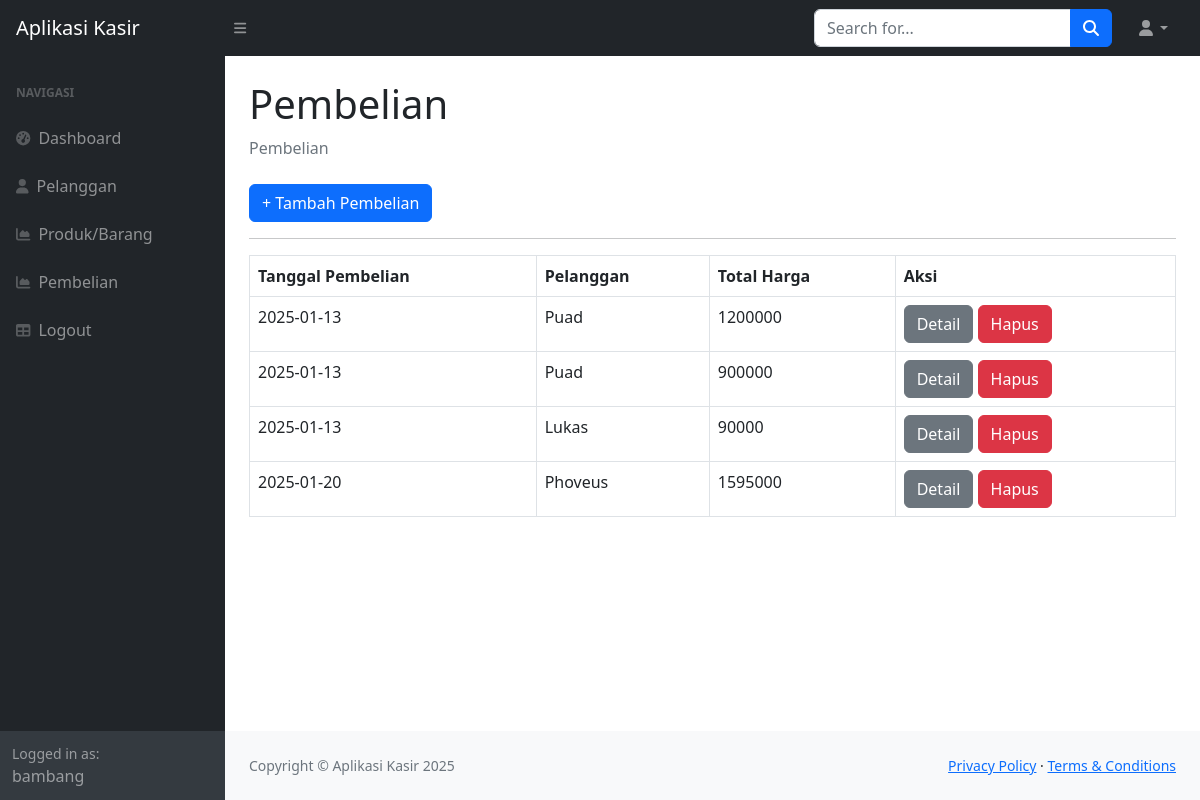
Page /?page=pembelian (signed in) on the committed database.
### tables this page shows
CREATE TABLE `penjualan` (
  `id_penjualan` int(11) NOT NULL,
  `tanggal_penjualan` date DEFAULT NULL,
  `total_harga` int(11) DEFAULT NULL,
  `id_pelanggan` int(11) DEFAULT NULL
);

CREATE TABLE `pelanggan` (
  `id_pelanggan` int(11) NOT NULL,
  `nama_pelanggan` varchar(255) DEFAULT NULL,
  `alamat` text DEFAULT NULL,
  `no_telepon` varchar(255) DEFAULT NULL
);

### pembelian.php (the view)
<div class="container-fluid px-4">
                        <h1 class="mt-4">Pembelian</h1>
                        <ol class="breadcrumb mb-4">
                            <li class="breadcrumb-item active">Pembelian</li>
                        </ol>
                            <a href="?page=pembelian_tambah" class="btn btn-primary">+ Tambah Pembelian</a>
                            <hr>
                        <table class="table table-bordered">
                            <tr>
                                <th>Tanggal Pembelian</th>
                                <th>Pelanggan</th>
                                <th>Total Harga</th>
                                <th>Aksi</th>
                            </tr>
                            <?php
                                $query = mysqli_query($koneksi, "SELECT*FROM penjualan LEFT JOIN pelanggan ON pelanggan.id_pelanggan = penjualan.id_pelanggan");
                                while ($data = mysqli_fetch_array($query)) {
                                    ?>
                                    <tr>
                                        <td><?php echo $data['tanggal_penjualan']; ?></td>
                                        <td><?php echo $data['nama_pelanggan']; ?></td>
                                        <td><?php echo $data['total_harga']; ?></td>
                                        <td>
                                            <a href="?page=penjualan_detail&&id=<?php echo $data['id_penjualan']; ?>" class="btn btn-secondary">Detail</a>
                                            <a href="?page=penjualan_hapus&&id=<?php echo $data['id_penjualan']; ?>" class="btn btn-danger">Hapus</a>
                                        </td>
                                    </tr>
                                    <?php
                                }
                            ?>
                        </table>
                    </div>

### index.php (shortened to what this page needs)
<!DOCTYPE html>
<html lang="en">
    <head>
        <link href="https://cdn.jsdelivr.net/npm/simple-datatables@7.1.2/dist/style.min.css" rel="stylesheet" />
        <link href="css/styles.css" rel="stylesheet" />
    </head>
    <body class="sb-nav-fixed">
        <nav class="sb-topnav navbar navbar-expand navbar-dark bg-dark">
            <a class="navbar-brand ps-3" href="index.php">Aplikasi Kasir</a>
            <button class="btn btn-link btn-sm order-1 order-lg-0 me-4 me-lg-0" id="sidebarToggle" href="#!"><i class="fas fa-bars"></i></button>
            <form class="d-none d-md-inline-block form-inline ms-auto me-0 me-md-3 my-2 my-md-0">
                <div class="input-group">
                    <input class="form-control" type="text" placeholder="Search for..." aria-label="Search for..." aria-describedby="btnNavbarSearch" />
                    <button class="btn btn-primary" id="btnNavbarSearch" type="button"><i class="fas fa-search"></i></button>
                </div>
            </form>
            <ul class="navbar-nav ms-auto ms-md-0 me-3 me-lg-4">
                <li class="nav-item dropdown">
                    <a class="nav-link dropdown-toggle" id="navbarDropdown" href="#" role="button" data-bs-toggle="dropdown" aria-expanded="false"><i class="fas fa-user fa-fw"></i></a>
                </li>
            </ul>
        </nav>
        <div id="layoutSidenav">
            <div id="layoutSidenav_nav">
                <nav class="sb-sidenav accordion sb-sidenav-dark" id="sidenavAccordion">
                    <div class="sb-sidenav-menu">
                        <div class="nav">
                            <div class="sb-sidenav-menu-heading">Navigasi</div>
                            <a class="nav-link" href="index.php">
                                <div class="sb-nav-link-icon"><i class="fas fa-tachometer-alt"></i></div>
                                Dashboard
                            </a>
                            <a class="nav-link" href="?page=pelanggan">
                                <div class="sb-nav-link-icon"><i class="fas fa-user"></i></div>
                                Pelanggan
                            </a>
                            <a class="nav-link" href="?page=produk">
                                <div class="sb-nav-link-icon"><i class="fas fa-chart-area"></i></div>
                                Produk/Barang
                            </a>
                            <a class="nav-link" href="?page=pembelian">
                                <div class="sb-nav-link-icon"><i class="fas fa-chart-area"></i></div>
                                Pembelian
                            </a>
                            <a class="nav-link" href="logout.php">
                                <div class="sb-nav-link-icon"><i class="fas fa-table"></i></div>
                                Logout
                            </a>
                        </div>
                    </div>
                    <div class="sb-sidenav-footer">
                        <div class="small">Logged in as:</div>
                        <?php echo $_SESSION['user']['nama']; ?>
                    </div>
                </nav>
            </div>
            <div id="layoutSidenav_content">
                <main>
                    <?php
                        $page = isset($_GET['page']) ? $_GET['page'] : 'home';
                        include $page . '.php';
                    ?>
                </main>
                <footer class="py-4 bg-light mt-auto">
                    <div class="container-fluid px-4">
                        <div class="d-flex align-items-center justify-content-between small">
                            <div class="text-muted">Copyright &copy; Aplikasi Kasir 2025</div>
                            <div>
                                <a href="#">Privacy Policy</a>
                                &middot;
                                <a href="#">Terms &amp; Conditions</a>
                            </div>
                        </div>
                    </div>
                </footer>
            </div>
        </div>
    </body>
</html>

### rows in the picture
penjualan: tanggal_penjualan "2025-01-13", id_pelanggan.nama_pelanggan "Puad", total_harga "1200000"
penjualan: tanggal_penjualan "2025-01-13", id_pelanggan.nama_pelanggan "Puad", total_harga "900000"
penjualan: tanggal_penjualan "2025-01-13", id_pelanggan.nama_pelanggan "Lukas", total_harga "90000"
penjualan: tanggal_penjualan "2025-01-20", id_pelanggan.nama_pelanggan "Phoveus", total_harga "1595000"

### other values in the picture
$_SESSION['user']['nama'] "bambang"
